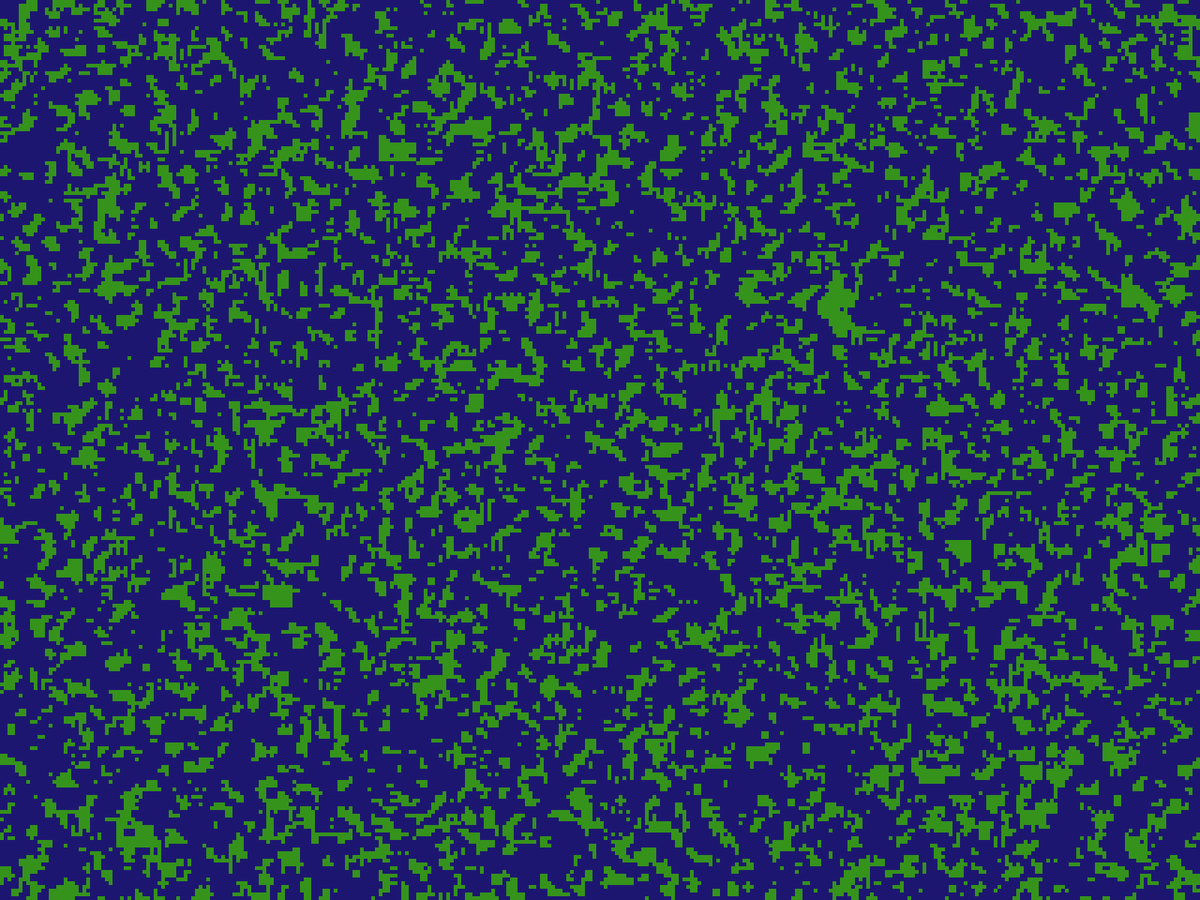
Frame 1 (no input)
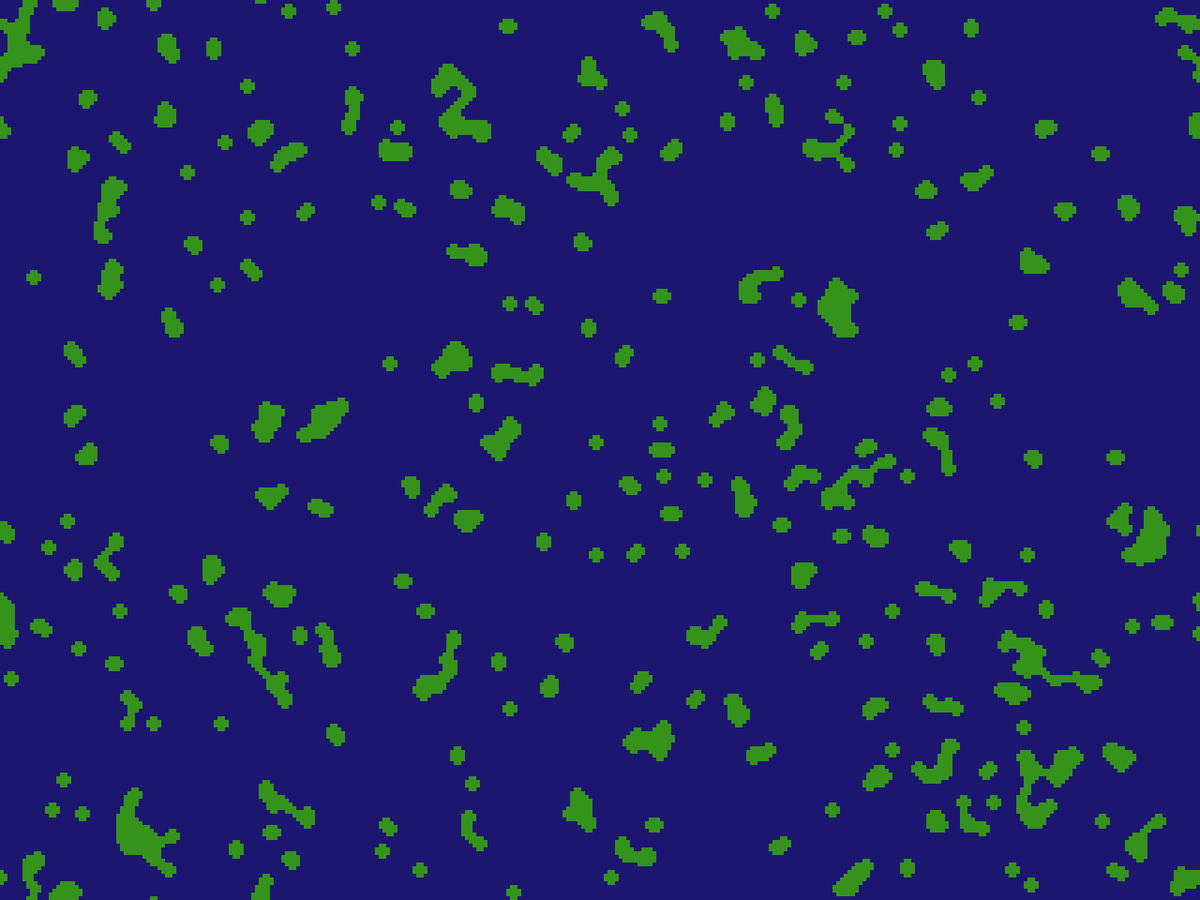
Frame 60 (the mouse pressed at the canvas centre just before this capture)
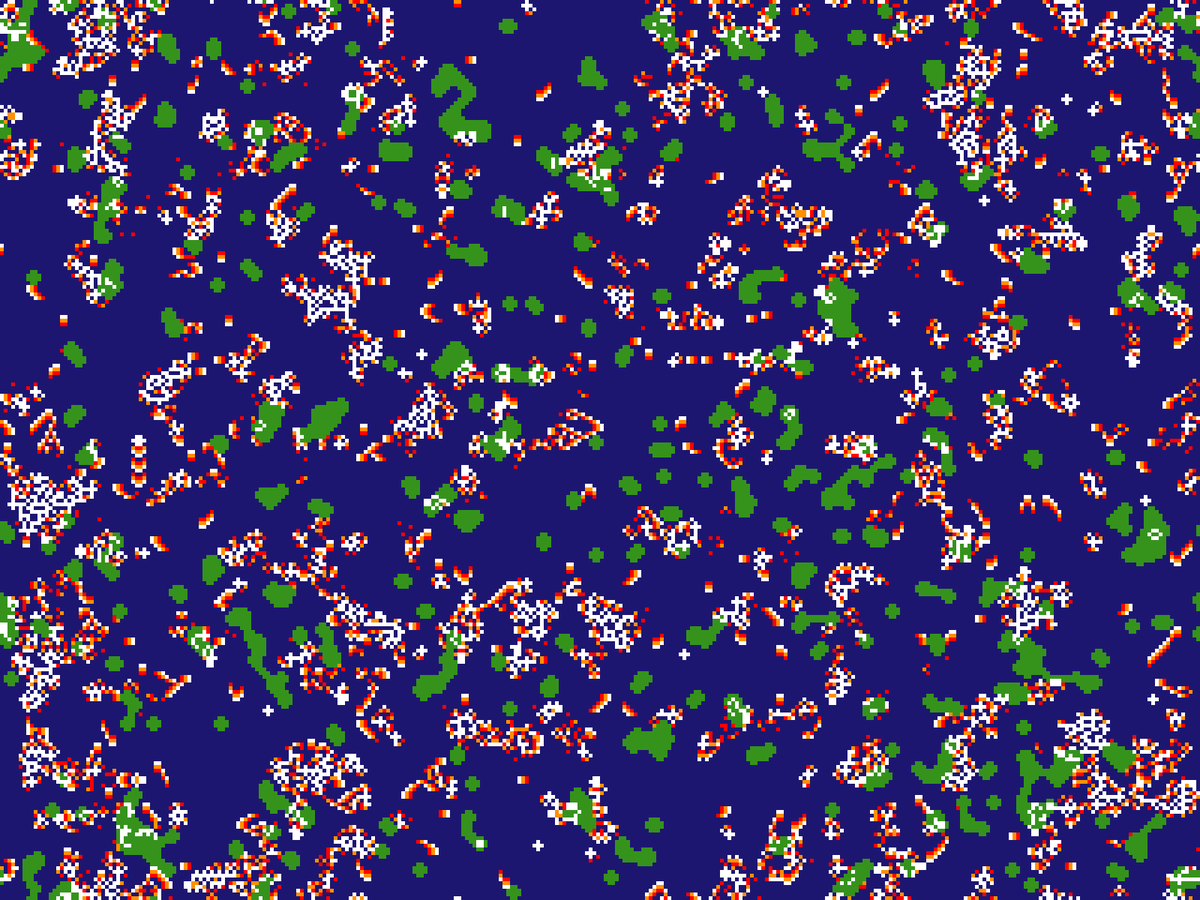
Frame 120 (the mouse held since frame 60 and released just before this capture)

The Processing sketch that drew these frames (run headless with seeded random() and noise(); from frame 60 on, the mouse is pressed at the canvas centre):

// Processing sketch: War_and_life
// ── War_and_life.pde
boolean [][] ground;
boolean [][] oldground;

int [][] tab;
int [][] oldtab;

int lato = 5;

color sea = #1D1671;
color continent = #35931C;

color alive = color(255);
color flame = #FF9000;
color dying = color(255, 0, 0);

int load = 75;

void setup() {
  //frameRate(10);
  noStroke();
  fullScreen();
  //size(600, 600);

  ground = new boolean[width / lato][height / lato];
  oldground = new boolean[width / lato][height / lato];
  tab = new int [width / lato][height / lato];
  oldtab = new int [width / lato][height / lato];


  for (int x = 0; x < width / lato; x++) {
    for (int y = 0; y < height / lato; y++) {  

      ground[x][y] = random(1) < 0.4 ? true : false;
      tab[x][y] = random(1) < 0.5 ? 3 : 0;

      oldtab[x][y] = tab[x][y];
      oldground[x][y] = ground[x][y];
    }
  }
}

boolean done = false;

void draw() {
  background(sea);
  terrarian();

  if (done) {
    for (int x = 0; x < width / lato; x++) {
      for (int y = 0; y < height / lato; y++) {

        switch(tab[x][y]) {

        case 3:
          fill(alive);
          break;

        case 2:
          fill(flame);
          break;

        case 1:
          fill(dying);
          break;

        case 0:
          if (ground[x][y]) {
            fill(continent);
          } else {
            fill(sea);
          }
          break;
        }
        rect(x * lato, y * lato, lato, lato);
        oldtab[x][y] = tab[x][y];
      }
    }
    sorting();
  }
}

void keyPressed() {
  if (key == ' ') {

    for (int i = 0; i < 200; i++) {

      int x = int(random(0, width / lato));
      int y = int(random(0, height / lato));

      tab[x][y] = 3;
      oldtab[x][y] = 3;

    }
  }
}

void sorting() {

  for (int x = 0; x < width / lato; x++) {
    for (int y = 0; y < height / lato; y++) {

      switch(oldtab[x][y]) {

      case 1:
        tab[x][y] = 0;
        break;

      case 2:
        tab[x][y] = 1;
        break;

      case 3:
        if (ground[x][y]) {
          conway(x, y);
        } else {
          war(x, y);
        }
        break;

      case 0:
        if (ground[x][y]) {
          conway(x, y);
        } else {
          war(x, y);
        }
        break;
      }
    }
  }
}

void conway(int x, int y) {//funzionante
  //print(1);
  int counter = 0;
  //if(x == 3 && y == 3){
  for (int lr = x - 1; lr <= x + 1; lr++) {
    for (int ud = y - 1; ud <= y + 1; ud++) {
      if (lr != x || ud != y) {

        if ((lr >= 0 && lr < width / lato) && (ud >= 0 && ud < height / lato)) {

          if (oldtab[lr][ud] == 3) {
            counter++;
          }
        } else {

          int outx = lr;
          int outy = ud;

          if (outx >= width / lato) {
            outx = 0;
          } else if (outx < 0) {
            outx = (width / lato) - 1;
          }

          if (outy >= height / lato) {
            outy = 0;
          } else if (outy < 0) {
            outy = (height / lato) - 1;
          }

          if (oldtab[outx][outy] == 3) {
            counter++;
          }
        }
      }
    }
  }



  if (counter == 3) {
    tab[x][y] = 3;
  } else if (counter < 2 || counter > 3) {
    tab[x][y] = 0;
  }
}

void war(int x, int y) {
  //print(1);
  int counter = 0;
  //if(x == 3 && y == 3){
  for (int lr = x - 1; lr <= x + 1; lr++) {
    for (int ud = y - 1; ud <= y + 1; ud++) {
      if (lr != x || ud != y) {

        if ((lr >= 0 && lr < width / lato) && (ud >= 0 && ud < height / lato)) {

          if (oldtab[lr][ud] == 3) {
            counter++;
          }
        } else {

          int outx = lr;
          int outy = ud;

          if (outx >= width / lato) {
            outx = 0;
          } else if (outx < 0) {
            outx = (width / lato) - 1;
          }

          if (outy >= height / lato) {
            outy = 0;
          } else if (outy < 0) {
            outy = (height / lato) - 1;
          }

          if (oldtab[outx][outy] == 3) {
            counter++;
          }
        }
      }
    }
  }

  if (counter == 2 && oldtab[x][y] == 0) {
    tab[x][y] = 3;
  } else if ((counter < 3 || counter > 5) && oldtab[x][y] == 3) {
    tab[x][y] = 2;
  }
}

int gen = 0;

void terrarian() {

  if (gen < load && !done) {
    //print(3);
    for (int x = 0; x < width / lato; x++) {
      for (int y = 0; y < height / lato; y++) {

        int counter = 0;

        for (int lr = x-1; lr <= x+1; lr++) {
          for (int ud = y-1; ud <= y+1; ud++) {

            if (lr != x || ud != y) {
              if (lr < width / lato && lr >= 0 && ud < height / lato && ud >= 0) {

                if (oldground[lr][ud]) {
                  counter++;
                  //print(1);
                }
              } else {

                int outx = lr;
                int outy = ud;

                if (outx >= width / lato) {
                  outx = 0;
                } else if (outx < 0) {
                  outx = (width / lato) - 1;
                }

                if (outy >= height / lato) {
                  outy = 0;
                } else if (outy < 0) {
                  outy = (height / lato) - 1;
                }

                if (oldground[outx][outy]) {
                  counter++;
                }
              }
            }
          }
        }

        if (oldground[x][y] && counter < 4) {
          ground[x][y] = false;
        } else if ((!oldground[x][y]) && counter > 4) {
          ground[x][y] = true;
        }

        if (oldground[x][y] == ground[x][y]) {
        }

        //print(counter);
      }
    }

    gen++;
  } else {
    done = true;
  }

  for (int x = 0; x < width / lato; x++) {
    for (int y = 0; y < height / lato; y++) {

      if (ground[x][y]) {
        fill(continent);
      } else {
        fill(sea);
      }

      rect(lato * x, lato * y, lato, lato);

      oldground[x][y] = ground [x][y];
    }
  }
}
